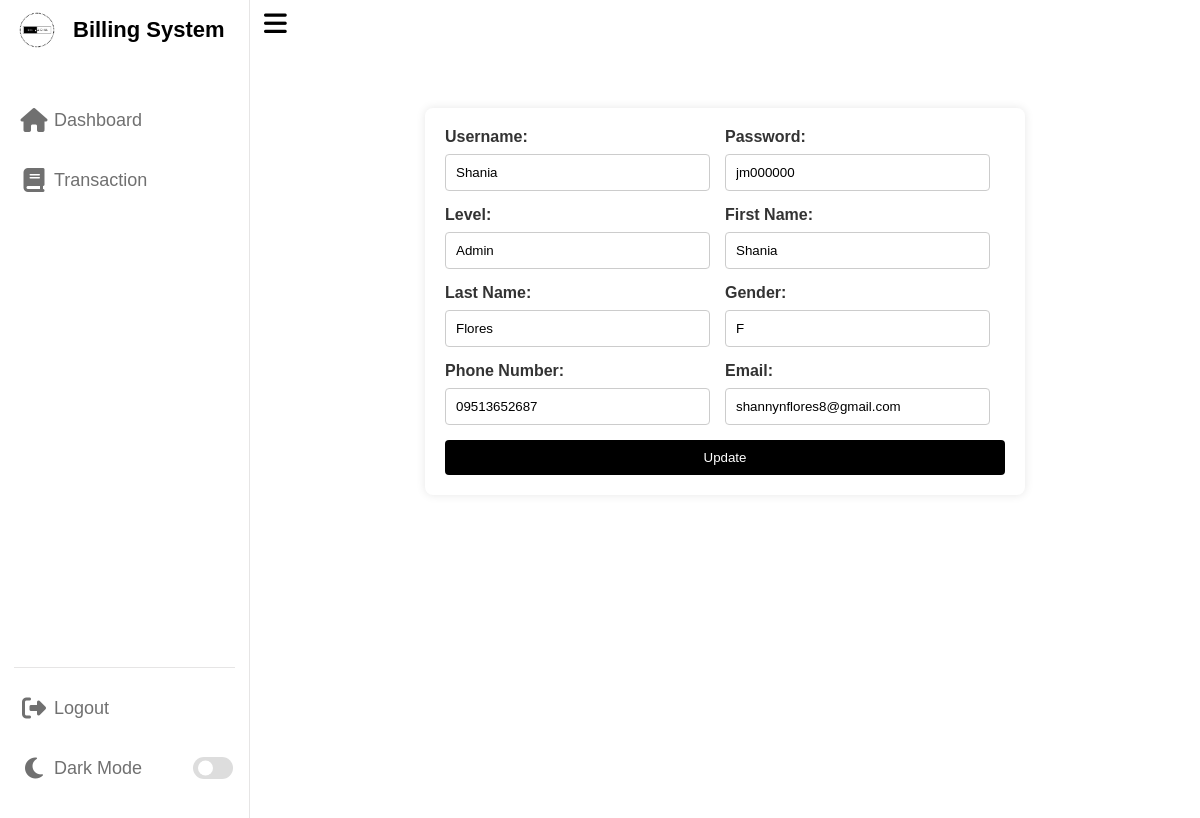
Screenshot of /edit_user.php?user_id=1 with the database file from the repository.
### tables this page shows
CREATE TABLE `users` (
  `id` int(255) NOT NULL,
  `username` varchar(32) NOT NULL,
  `password` varchar(32) NOT NULL,
  `level` enum('Admin','Guest') NOT NULL DEFAULT 'Guest',
  `firstname` varchar(32) NOT NULL,
  `lastname` varchar(32) NOT NULL,
  `gender` varchar(1) NOT NULL,
  `phone` varchar(12) NOT NULL,
  `email` varchar(32) NOT NULL,
  `status` int(11) DEFAULT 1,
  `is_disabled` tinyint(1) NOT NULL DEFAULT 0
);

### edit_user.php (the view, shortened to what this page needs)
<?php
    include 'database.php';
    function getUserData($userId) {
        global $db_connect;
        $query = "SELECT * FROM users WHERE id = $userId";
        $result = mysqli_query($db_connect, $query);
        if ($result) {
            return mysqli_fetch_assoc($result);
        } else {
            die("Error fetching user data: " . mysqli_error($db_connect));
        }
    }
    if (isset($_GET['user_id'])) {
        $userId = $_GET['user_id'];
    }
    $userData = getUserData($userId);
?>
<!DOCTYPE html>
<html lang="en">
<head>
    <?php
        include 'links.php';
    ?>
</head>
<body>
    <?php
        include 'sidebar.php';
    ?>
    <section class="dashboard">
        <?php
            include 'navbar.php';
        ?>
        <div class="dash-content">
        <form action="edit_user.php?id=<?php echo $userData['id']; ?>" method="post">
                <div class="row">
                    <div class="column">
                        <label for="username">Username:</label>
                        <input type="text" id="username" name="username" value="<?php echo $userData['username']; ?>" required>
                    </div>
                    <div class="column">
                        <label for="password">Password:</label>
                        <input type="text" id="password" name="password" value="<?php echo $userData['password']; ?>" required>
                    </div>
                </div>
                <div class="row">
                    <div class="column">
                        <label for="level">Level:</label>
                        <input type="text" id="level" name="level" value="<?php echo $userData['level']; ?>" required>
                    </div>
                    <div class="column">
                        <label for="first">First Name:</label>
                        <input type="text" id="firstname" name="firstname" value="<?php echo $userData['firstname']; ?>" required>
                    </div>
                </div>
                <div class="row">
                    <div class="column">
                        <label for="lastname">Last Name:</label>
                        <input type="text" id="lastname" name="lastname" value="<?php echo $userData['lastname']; ?>" required>
                    </div>
                    <div class="column">
                        <label for="gender">Gender:</label>
                        <input type="text" id="gender" name="gender" value="<?php echo $userData['gender']; ?>" required>
                    </div>
                </div>
                <div class="row">
                    <div class="column">
                        <label for="phone">Phone Number:</label>
                        <input type="text" id="phone" name="phone" value="<?php echo $userData['phone']; ?>" required>
                    </div>
                    <div class="column">
                        <label for="email">Email:</label>
                        <input type="text" id="email" name="email" value="<?php echo $userData['email']; ?>" required>
                    </div>
                </div>
                <button type="submit">Update</button>
            </form>
        </div>
    </section>
</body>
</html>

### style.css (style rules this page uses)
* { margin: 0; padding: 0; box-sizing: border-box; }
:root { --background-color: white; --primary-color: #0E4BF1; --panel-color: #FFF; --text-color: #000; --black-light-color: #707070; --border-color: #e6e5e5; --toggle-color: #DDD; --box1-color: #4DA3FF; --box2-color: #FFE6AC; --box3-color: #E7D1FC; --title-icon-color: #fff; --tran-05: all 0.5s ease; --tran-03: all 0.3s ease; --tran-02: all 0.2s ease; }
body { min-height: 100vh; background-color: var(--background-color); }
.dashboard { position: relative; left: 250px; background-color: var(--panel-color); height: 100vh; width: calc(100% - 250px); padding: 10px 14px; transition: var(--tran-05); }
.dash-content { padding: 50px; }

### edit_user.php (style rules this page uses)
body { font-family: Arial, sans-serif; margin: 0; padding: 0; background-color: #f4f4f4; }
form { max-width: 600px; margin: 30px auto; background-color: #fff; padding: 20px; border-radius: 8px; box-shadow: 0 0 10px rgba(0, 0, 0, 0.1); display: flex; flex-wrap: wrap; align-items: center; justify-content: center; }
label { display: block; margin-bottom: 8px; font-weight: bold; color: #333; width: 100%; }
input { width: 100%; padding: 10px; margin-bottom: 15px; box-sizing: border-box; border: 1px solid #ccc; border-radius: 4px; }
button { background-color: black; color: #fff; padding: 10px 20px; border: none; border-radius: 4px; cursor: pointer; width: 100%; }
.row { display: flex; width: 100% }
.column { display: flex; flex-direction: column; width: 50%; margin-right: 15px; }

### rows the page displays
users: username "Shania", password "jm000000", level "Admin", firstname "Shania", lastname "Flores", gender "F", phone "09513652687", email "shannynflores8@gmail.com"
